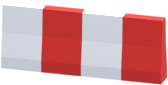
#> input picture game/assets/runner/barrier.png, 168 x 85 px
$ python -i detection.py   (imports and definitions only)
#> lines starting #> are read from the running program, lines starting #| are printed output that depends on the picture; after the words box and inside, x2 and y2 are one past the last pixel; in counts of white or black regions, pixels touching at a corner belong together
"""Find possible ink regions. These boxes are suggestions, not class labels."""
import io
import math
import warnings
from pathlib import Path

import cv2
import numpy as np
from PIL import Image, ImageDraw, ImageOps

MAX_BYTES = 5 * 1024 * 1024
MAX_PIXELS = 12_000_000


def load_image(source):
    data = source if isinstance(source, bytes) else Path(source).read_bytes()
    if len(data) > MAX_BYTES:
        raise ValueError('Image must be at most 5 MiB')
    try:
        with warnings.catch_warnings():
            warnings.simplefilter('error', Image.DecompressionBombWarning)
            with Image.open(io.BytesIO(data)) as image:
                if image.format not in ('PNG', 'JPEG'):
                    raise ValueError('Only PNG and JPEG images are supported')
                if max(image.size) > 4096 or image.width * image.height > MAX_PIXELS:
                    raise ValueError('Image dimensions exceed the limit')
                image.verify()
            with Image.open(io.BytesIO(data)) as image:
                oriented = ImageOps.exif_transpose(image).convert('RGBA')
                background = Image.new('RGBA', oriented.size, 'white')
                return Image.alpha_composite(background, oriented).convert('RGB')
    except (OSError, SyntaxError, Image.DecompressionBombWarning, Image.DecompressionBombError) as exc:
        raise ValueError('Image is damaged or cannot be read') from exc


def checked_box(image, box):
    try:
        values = [box[k] for k in ('x', 'y', 'width', 'height')]
    except (KeyError, TypeError) as exc:
        raise ValueError('Boxes need x, y, width and height') from exc
    if any(isinstance(v, bool) or not isinstance(v, (int, float)) or not math.isfinite(v) or int(v) != v for v in values):
        raise ValueError('Crop coordinates must be finite integers')
    x, y, w, h = map(int, values)
    if x < 0 or y < 0 or w <= 0 or h <= 0 or x + w > image.width or y + h > image.height:
        raise ValueError('Crop must stay inside the oriented image')
    return dict(zip(('x', 'y', 'width', 'height'), (x, y, w, h)))


def crop(image, box):
    b = checked_box(image, box)
    return image.crop((b['x'], b['y'], b['x'] + b['width'], b['y'] + b['height']))


def detect(image, method='adaptive', min_area_ratio=0.00008, max_side=1600, region=None, separate_attached=False):
    if method not in ('adaptive', 'otsu'):
        raise ValueError('Threshold method must be adaptive or otsu')
    if not 0 < min_area_ratio < .1 or not 128 <= max_side <= 4096:
        raise ValueError('Invalid detection settings')
    bounds = checked_box(image, region) if region is not None else dict(x=0, y=0, width=image.width, height=image.height)
    view = crop(image, bounds)
    scale = min(1, max_side / max(view.size))
    gray = np.array(view.convert('L').resize((max(1, round(view.width * scale)), max(1, round(view.height * scale)))))
    gray = cv2.GaussianBlur(gray, (3, 3), 0)
    if method == 'adaptive':
        mask = cv2.adaptiveThreshold(gray, 255, cv2.ADAPTIVE_THRESH_GAUSSIAN_C, cv2.THRESH_BINARY_INV, 31, 12)
    else:
        _, mask = cv2.threshold(gray, 0, 255, cv2.THRESH_BINARY_INV + cv2.THRESH_OTSU)
    # Close short gaps without joining distant symbols. Keep thin strokes intact.
    mask = cv2.morphologyEx(mask, cv2.MORPH_CLOSE, np.ones((3, 3), np.uint8))
    contours, _ = cv2.findContours(mask, cv2.RETR_EXTERNAL, cv2.CHAIN_APPROX_SIMPLE)
    boxes = []
    for contour in contours:
        x, y, w, h = cv2.boundingRect(contour)
        ink = cv2.countNonZero(mask[y:y+h, x:x+w])
        if ink < max(8, mask.size * min_area_ratio) or min(w, h) < 3:
            continue
        regions = [dict(x=0, y=0, width=w, height=h)]
        separated = False
        if separate_attached:
            from .separation import split_supported_shapes
            component = np.zeros((h,w), dtype=np.uint8)
            cv2.drawContours(component, [contour - np.array([x,y])], -1, 255, cv2.FILLED)
            component = cv2.bitwise_and(component, mask[y:y+h, x:x+w])
            pieces = split_supported_shapes(component)
            if pieces:
                regions, separated = pieces, True
        for piece in regions:
            px, py = x+piece['x'], y+piece['y']
            # Separate crops must not pick up the neighbouring object again via padding.
            pad = 0 if separated else 3
            left, top = max(0, math.floor(px / scale) - pad), max(0, math.floor(py / scale) - pad)
            right = min(view.width, math.ceil((px+piece['width']) / scale) + pad)
            bottom = min(view.height, math.ceil((py+piece['height']) / scale) + pad)
            box = dict(x=left + bounds['x'], y=top + bounds['y'], width=right-left, height=bottom-top)
            if separated:
                box['separation'] = 'triangle_on_platform'
            boxes.append(box)
    boxes.sort(key=lambda b: (b['y'], b['x']))
    return [dict(id=f'candidate_{i}', **b) for i, b in enumerate(boxes)]


def preview(image, boxes):
    output = image.copy()
    draw = ImageDraw.Draw(output)
    for i, box in enumerate(boxes):
        b = checked_box(image, box)
        x, y, w, h = (b[k] for k in ('x', 'y', 'width', 'height'))
        draw.rectangle((x, y, x+w-1, y+h-1), outline='red', width=2)
        draw.text((x, y), str(i+1), fill='red')
    return output

>>> from PIL import Image
>>> picture = Image.open('../game/assets/runner/barrier.png')
#> picture is the input picture: PIL image 168x85 RGBA; mean R, G, B, A 164.8, 107.6, 110.1, 197.2
>>> result = detect(picture)
#> in detect, `bounds = checked_box(image, region) if region is not None else dict(x=..`: bounds = {'x': 0, 'y': 0, 'width': 168, 'height': 85}
#> in checked_box, `values = [box[k] for k in ('x', 'y', 'width', 'height')]`: values = [0, 0, 168, 85]
#> in checked_box, `x, y, w, h = map(int, values)`: x = 0; w = 168; h = 85
#> in crop, `b = checked_box(image, box)`: b = {'x': 0, 'y': 0, 'width': 168, 'height': 85}
#> in detect, `gray = np.array(view.convert('L').resize((max(1, round(view.width * sc..`:
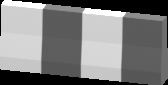
#> gray: shape (85, 168); min 0, max 255, mean 125
#> in detect, `gray = cv2.GaussianBlur(gray, (3, 3), 0)`:
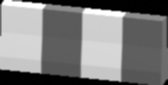
#> gray: shape (85, 168); min 0, max 255, mean 125.3
#> in detect, `mask = cv2.adaptiveThreshold(gray, 255, cv2.ADAPTIVE_THRESH_GAUSSIAN_C..`:
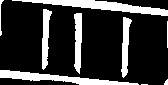
#> mask: shape (85, 168); 20.7% white; 9 white regions (2 under 20 px), largest, box (x1, y1, x2, y2) and area: (12, 0, 168, 16) 941, (0, 70, 139, 85) 808, (74, 13, 82, 74) 381
#> in detect, `mask = cv2.morphologyEx(mask, cv2.MORPH_CLOSE, np.ones((3, 3), np.uint..`:
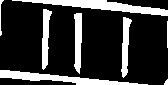
#> mask: shape (85, 168); 21% white; 8 white regions (1 under 20 px)
#> in detect, `contours, _ = cv2.findContours(mask, cv2.RETR_EXTERNAL, cv2.CHAIN_APPR..`: contours = 8 contours, 3 with area under 20; largest, box (x1, y1, x2, y2) and area: (12, 0, 168, 16) 795, (0, 70, 148, 85) 671, (74, 13, 82, 74) 322, (42, 9, 52, 70) 306, (121, 17, 132, 78) 304
#> the loop in detect, `for contour in contours:` made 8 passes
#> (x, y, w, h, ink) on passes 1, 2, 4, 5, 6, 7, 8: (164, 79, 4, 6, 17), (0, 70, 148, 15, 871), (121, 17, 11, 61, 368), (74, 13, 8, 61, 386), (42, 9, 10, 61, 370), (12, 0, 156, 16, 1029), (0, 0, 4, 36, 47)
#> (contour, x, y, w, h, ink) on pass 3: ([[167, 21], [167, 47]], 167, 21, 1, 27, 27)
#> after the loop in detect, `for contour in contours:`: boxes = 7 items
#> result = 7 items
